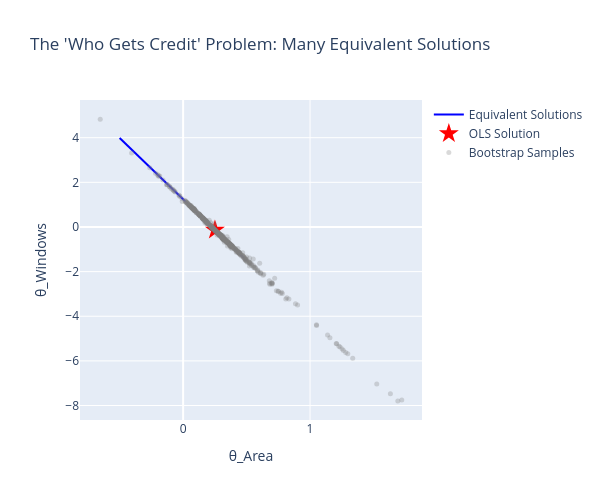

Source (notebook cell):
### Code cell
# Part (f): The "Who Gets Credit" Problem - visualizing coefficient trade-off

# Many combinations of (θ_area, θ_windows) give similar predictions
# because Area ≈ k * Windows

# The constraint: θ_area * mean(Area) + θ_windows * mean(Windows) ≈ constant
mean_area = q3_data['Area'].mean()
mean_windows = q3_data['Windows'].mean()

# From Model A, the combined effect at means
target_effect = model_A.params['Area'] * mean_area  # This is what we're trying to explain

# Generate line of equivalent solutions
theta_area_range = np.linspace(-0.5, 0.5, 100)
theta_windows_equiv = (target_effect - theta_area_range * mean_area) / mean_windows

fig = go.Figure()

# Line of equivalent solutions
fig.add_trace(go.Scatter(
    x=theta_area_range, y=theta_windows_equiv,
    mode='lines', name='Equivalent Solutions',
    line=dict(color='blue', width=2)
))

# Actual OLS solution
fig.add_trace(go.Scatter(
    x=[model_C.params['Area']], y=[model_C.params['Windows']],
    mode='markers', name='OLS Solution',
    marker=dict(size=15, color='red', symbol='star')
))

# Bootstrap solutions
fig.add_trace(go.Scatter(
    x=boot_area, y=boot_windows,
    mode='markers', name='Bootstrap Samples',
    marker=dict(size=5, color='gray', opacity=0.3)
))

fig.update_layout(
    title="The 'Who Gets Credit' Problem: Many Equivalent Solutions",
    xaxis_title='θ_Area',
    yaxis_title='θ_Windows',
    height=500, width=600
)
fig.show()

print("\n" + "="*70)
print("THE 'WHO GETS CREDIT' PROBLEM")
print("="*70)
print("""
When two predictors are highly correlated, many different combinations
of their coefficients produce nearly identical predictions.

Think of it like paying for a $100 item with two credit cards:
- Card A: $80, Card B: $20  → Total: $100 ✓
- Card A: $50, Card B: $50  → Total: $100 ✓
- Card A: $20, Card B: $80  → Total: $100 ✓

OLS picks ONE solution (the one that minimizes sum of squared residuals),
but this choice is arbitrary and unstable!

The blue line shows all (θ_Area, θ_Windows) combinations that give
approximately the same prediction. Bootstrap samples scatter along this line.
""")

### Figure 1 — Plotly figure (JSON) as saved in the notebook; plotly's stock layout.template omitted (floating-point values rounded to 4 significant figures; data arrays with more than 128 entries replaced by an {"elided": "..."} marker saying what was removed)
{"data": [{"line": {"color": "blue", "width": 2}, "mode": "lines", "name": "Equivalent Solutions", "type": "scatter", "x": [-0.5, -0.4899, -0.4798, -0.4697, -0.4596, -0.4495, -0.4394, -0.4293, -0.4192, -0.4091, -0.399, -0.3889, -0.3788, -0.3687, -0.3586, -0.3485, -0.3384, -0.3283, -0.3182, -0.3081, -0.298, -0.2879, -0.2778, -0.2677, -0.2576, -0.2475, -0.2374, -0.2273, -0.2172, -0.2071, -0.197, -0.1869, -0.1768, -0.1667, -0.1566, -0.1465, -0.1364, -0.1263, -0.1162, -0.1061, -0.09596, -0.08586, -0.07576, -0.06566, -0.05556, -0.04545, -0.03535, -0.02525, -0.01515, -0.005051, 0.005051, 0.01515, 0.02525, 0.03535, 0.04545, 0.05556, 0.06566, 0.07576, 0.08586, 0.09596, 0.1061, 0.1162, 0.1263, 0.1364, 0.1465, 0.1566, 0.1667, 0.1768, 0.1869, 0.197, 0.2071, 0.2172, 0.2273, 0.2374, 0.2475, 0.2576, 0.2677, 0.2778, 0.2879, 0.298, 0.3081, 0.3182, 0.3283, 0.3384, 0.3485, 0.3586, 0.3687, 0.3788, 0.3889, 0.399, 0.4091, 0.4192, 0.4293, 0.4394, 0.4495, 0.4596, 0.4697, 0.4798, 0.4899, 0.5], "y": [3.99, 3.934, 3.879, 3.823, 3.768, 3.712, 3.657, 3.601, 3.546, 3.49, 3.435, 3.379, 3.324, 3.268, 3.213, 3.157, 3.102, 3.046, 2.991, 2.935, 2.88, 2.824, 2.769, 2.713, 2.658, 2.602, 2.547, 2.491, 2.436, 2.38, 2.325, 2.269, 2.214, 2.158, 2.103, 2.047, 1.992, 1.936, 1.881, 1.825, 1.77, 1.714, 1.659, 1.603, 1.547, 1.492, 1.436, 1.381, 1.325, 1.27, 1.214, 1.159, 1.103, 1.048, 0.9924, 0.9369, 0.8813, 0.8258, 0.7703, 0.7148, 0.6593, 0.6038, 0.5483, 0.4928, 0.4372, 0.3817, 0.3262, 0.2707, 0.2152, 0.1597, 0.1042, 0.04866, -0.006847, -0.06236, -0.1179, -0.1734, -0.2289, -0.2844, -0.3399, -0.3954, -0.4509, -0.5065, -0.562, -0.6175, -0.673, -0.7285, -0.784, -0.8395, -0.895, -0.9505, -1.006, -1.062, -1.117, -1.173, -1.228, -1.284, -1.339, -1.395, -1.45, -1.506]}, {"marker": {"color": "red", "size": 15, "symbol": "star"}, "mode": "markers", "name": "OLS Solution", "type": "scatter", "x": [0.2507], "y": [-0.1328]}, {"marker": {"color": "gray", "opacity": 0.3, "size": 5}, "mode": "markers", "name": "Bootstrap Samples", "type": "scatter", "x": {"elided": "500 float values"}, "y": {"elided": "500 float values"}}], "layout": {"height": 500, "title": {"text": "The 'Who Gets Credit' Problem: Many Equivalent Solutions"}, "width": 600, "xaxis": {"title": {"text": "θ_Area"}}, "yaxis": {"title": {"text": "θ_Windows"}}}}
